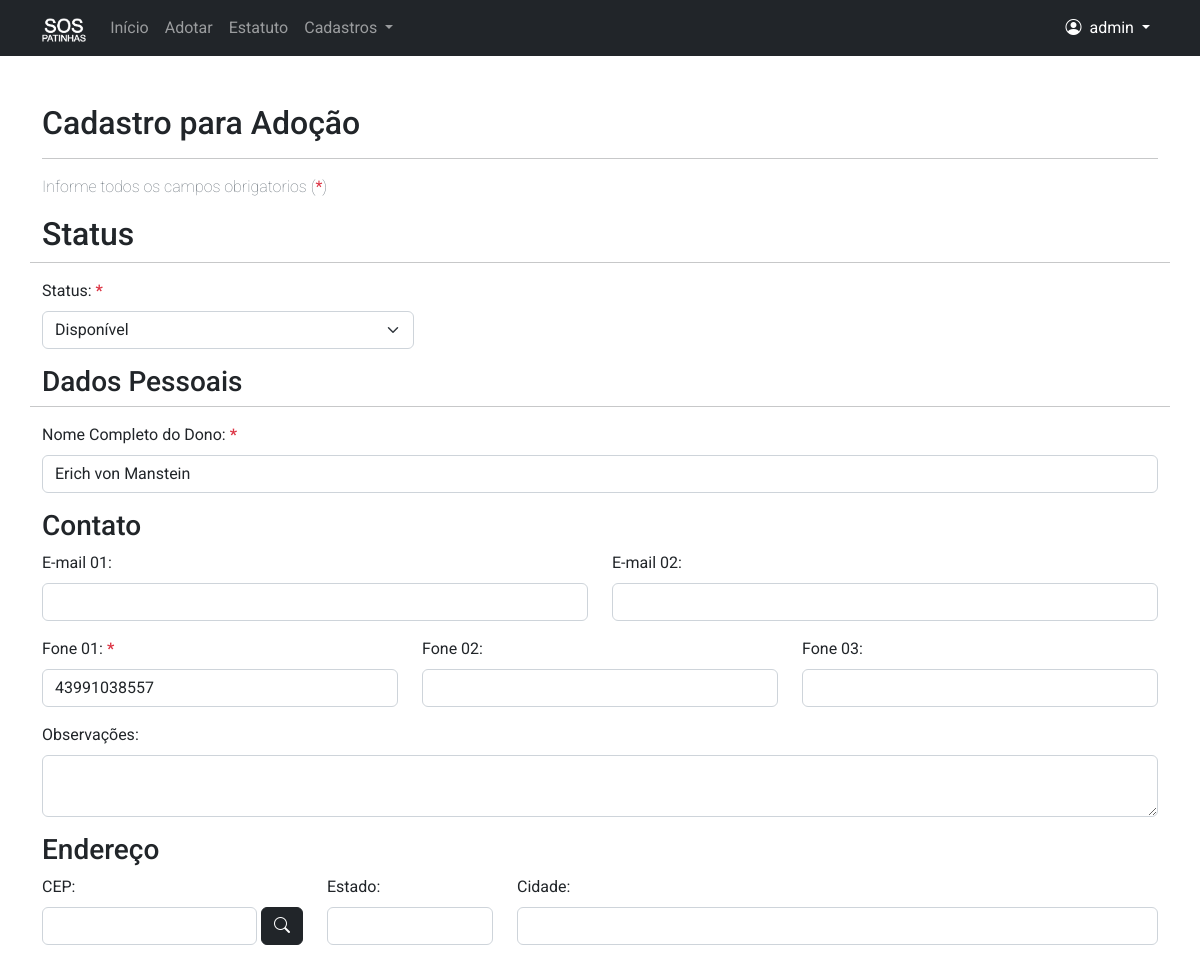
Before: /adocao/edit/4 (signed in, upper part) with the older database file.
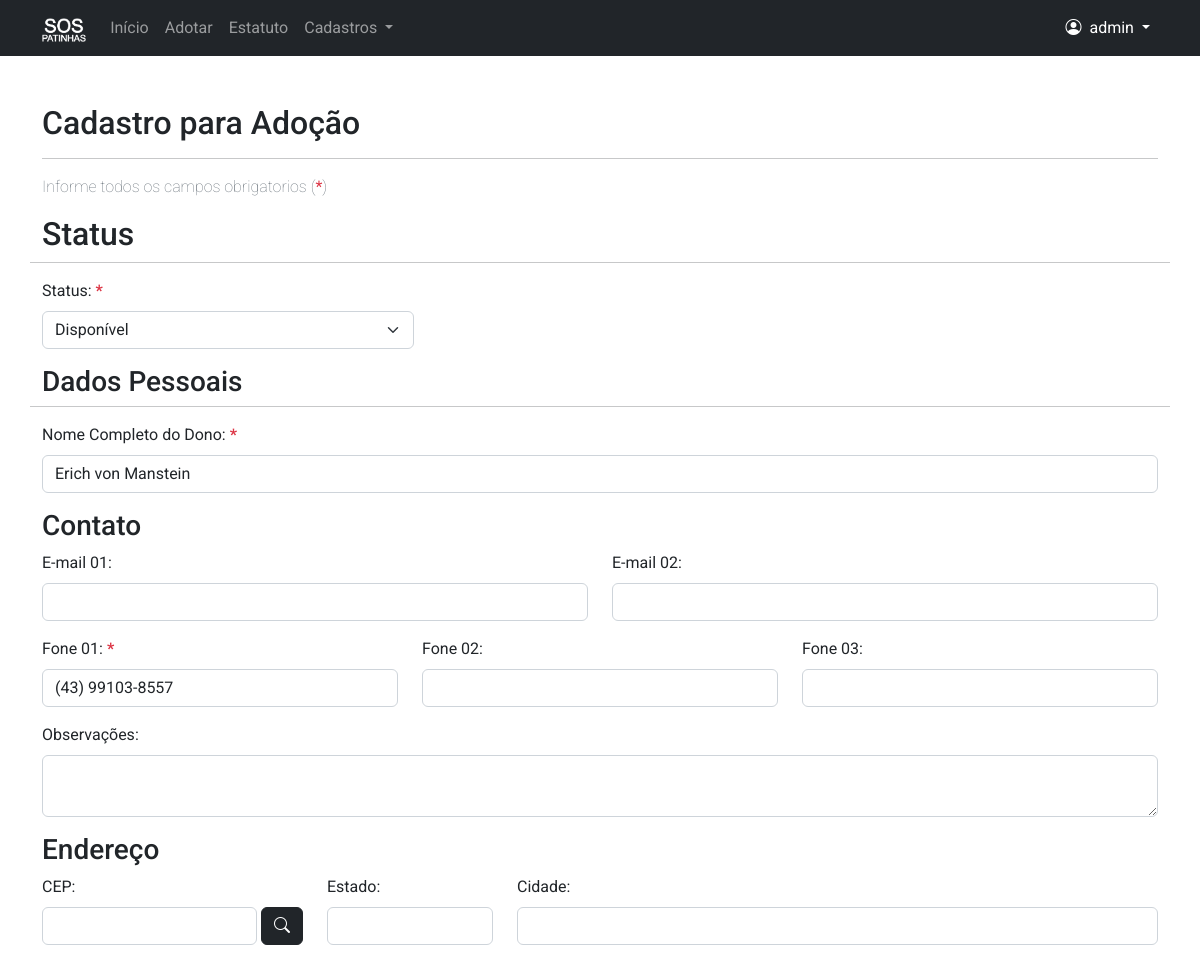
After: the same page with the newer database file.
### pet/models.py (models this page shows, shortened)
class Adocao(models.Model):
    VAR_SEXO = [
        ('Indefinido', 'Indefinido'),
        ('Macho', 'Macho'),
        ('Fêmea', 'Fêmea'),
    ]
    VAR_STATUS = [
        ('d', 'Disponível'),
        ('a', 'Adotado'),
        ('c', 'Adoção Cancelada'),
    ]
    VAR_IDADE = [
        ('Desconhecida', 'Desconhecida'),
        ('01 Mês', '01 Mês'),
        ('02 Mêses', '02 Mêses'),
        ('03 Mêses', '03 Mêses'),
        ('04 Mêses', '04 Mêses'),
        ('05 Mêses', '05 Mêses'),
        ('06 Mêses', '06 Mêses'),
        ('07 Mêses', '07 Mêses'),
        ('08 Mêses', '08 Mêses'),
        ('09 Mêses', '09 Mêses'),
        ('10 Mêses', '10 Mêses'),
        ('11 Mêses', '11 Mêses'),
        ('01 Ano', '01 Ano'),
        ('02 Anos', '02 Anos'),
        ('03 Anos', '03 Anos'),
        ('04 Anos', '04 Anos'),
        ('05 Anos', '05 Anos'),
        ('06 Anos', '06 Anos'),
        ('07 Anos', '07 Anos'),
        ('08 Anos', '08 Anos'),
        ('09 Anos', '09 Anos'),
        ('10 Anos', '10 Anos'),
        ('11 Anos', '11 Anos'),
        ('12 Anos', '12 Anos'),
        ('13 Anos', '13 Anos'),
        ('14 Anos', '14 Anos'),
        ('15 Anos', '15 Anos'),
        ('16 Anos', '16 Anos'),
        ('17 Anos', '17 Anos'),
        ('18 Anos', '18 Anos'),
        ('19 Anos', '19 Anos'),
        ('20 Anos', '20 Anos'),
        ('21 Anos', '21 Anos'),
        ('22 Anos', '22 Anos'),
        ('23 Anos', '23 Anos'),
        ('24 Anos', '24 Anos'),
        ('25 Anos', '25 Anos'),
        ('26 Anos', '26 Anos'),
        ('27 Anos', '27 Anos'),
        ('28 Anos', '28 Anos'),
        ('29 Anos', '29 Anos'),
        ('30 Anos', '30 Anos'),
    ]
    cadastrado_em = models.DateTimeField(auto_now_add=True)
    cadastrado_por = models.ForeignKey(User, on_delete=models.PROTECT, verbose_name='Cadastrante')
    nome_dono = models.CharField(
        max_length=200, verbose_name='Nome Completo do Dono')
    email_1 = models.EmailField(
        max_length=150, verbose_name='E-mail 01', null=True, blank=True)
    email_2 = models.EmailField(
        max_length=150, verbose_name='E-mail 02', null=True, blank=True)
    fone_1 = models.CharField(max_length=15, verbose_name='Fone 01')
    fone_2 = models.CharField(
        max_length=15, verbose_name='Fone 02', null=True, blank=True)
    fone_3 = models.CharField(
        max_length=15, verbose_name='Fone 03', null=True, blank=True)
    obs = models.TextField(
        max_length=2000, verbose_name='Observações', null=True, blank=True)
    cep = models.CharField(
        max_length=8, verbose_name='CEP', null=True, blank=True)
    estado = models.CharField(
        max_length=2, verbose_name='Estado', null=True, blank=True)
    cidade = models.CharField(
        max_length=200, verbose_name='Cidade', null=True, blank=True)
    bairro = models.CharField(
        max_length=200, verbose_name='Bairro', null=True, blank=True)
    endereco = models.CharField(
        max_length=250, verbose_name='Endereço', null=True, blank=True)
    numero = models.IntegerField(
        default=0, verbose_name='Número', null=True, blank=True)
    complemento = models.TextField(
        max_length=2000, verbose_name='Complemento', null=True, blank=True)
    nome_pet = models.CharField(max_length=200, verbose_name='Nome do Pet')
    idade = models.CharField(max_length=15, choices=VAR_IDADE)
    especie = models.ForeignKey(
        Especie, on_delete=models.PROTECT, verbose_name='Especie')
    raca = models.ForeignKey(
        Raca, on_delete=models.PROTECT, verbose_name='Raça')
    sexo = models.CharField(max_length=10, choices=VAR_SEXO)
    qualidades = models.CharField(max_length=2000, verbose_name='Qualidades')
    img = models.ImageField(upload_to='Adocao_fotos/', verbose_name='Foto')
    status = models.CharField(max_length=1, choices=VAR_STATUS)

### pet/views.py (the view)
# urls.py: path('adocao/edit/<int:pk>', PaginaCadastroAdotarEdit.as_view(), name='edit-pet'),
class PaginaCadastroAdotarEdit(LoginRequiredMixin, UpdateView):
    login_url = reverse_lazy('login')
    model = Adocao
    fields = [
        'nome_dono',
        'email_1',
        'email_2',
        'fone_1',
        'fone_2',
        'fone_3',
        'obs',
        'cep',
        'estado',
        'cidade',
        'bairro',
        'endereco',
        'numero',
        'complemento',
        'nome_pet',
        'idade',
        'especie',
        'raca',
        'sexo',
        'qualidades',
        'img',
        'status',
    ]
    template_name = 'pet/divulgar_cadastro.html'
    success_url = reverse_lazy('lista-pet')

### pet/models.py (called while the page is built)
    def __str__(self):
        return f"{self.nome}"

    def __str__(self):
        return f"{self.especie.nome} - {self.raca}"

### pet/templates/pet/divulgar_cadastro.html (shortened to what this page needs)
{% extends 'base.html' %}
{% load static %}
{% load widget_tweaks %}
{% block pagina %}
<div class="container py-5">
    <h2>Cadastro para Adoção</h2>
    <hr>
    <p class="text-secondary fw-lighter">
        Informe todos os campos obrigatorios (<span class="text-danger"><b>*</b></span>)
    </p>
    <form enctype="multipart/form-data" method="post">
        <div class="row">
            <h2>Status</h2>
            <hr>
        </div>
        <div class="col-sm-12 col-md-4 mb-3">
            <label for="id_status" class="form-label">Status: <span class="text-danger"><b>*</b></span></label>
            {{ form.status|add_class:"form-select" }}
        </div>
        <div class="row">
            <h3>Dados Pessoais</h3>
            <hr>
            <div class="col-sm-12 col-md-12 mb-3">
                <label for="id_nome-dono" class="form-label">Nome Completo do Dono: <span class="text-danger"><b>*</b></span></label>
                {{ form.nome_dono|add_class:"form-control" }}
            </div>
        </div>
        <h3>Contato</h3>
        <div class="row">
            <div class="col-sm-12 col-md-6 mb-3">
                <label for="id_email_1" class="form-label">E-mail 01:</label>
                {{ form.email_1|add_class:"form-control" }}
            </div>
            <div class="col-sm-12 col-md-6 mb-3">
                <label for="id_email_2" class="form-label">E-mail 02:</label>
                {{ form.email_2|add_class:"form-control" }}
            </div>
            <div class="col-sm-12 col-md-4 mb-3">
                <label for="id_fone_1" class="form-label telefone">Fone 01: <span class="text-danger"><b>*</b></span></label>
                {% render_field form.fone_1 class="form-control" onkeyup="mascaraFone1(event)" %}
            </div>
            <div class="col-sm-12 col-md-4 mb-3">
                <label for="id_fone_3" class="form-label telefone">Fone 02:</label>
                {% render_field form.fone_2 class="form-control" onkeyup="mascaraFone2(event)" %}
            </div>
            <div class="col-sm-12 col-md-4 mb-3">
                <label for="id_fone_3" class="form-label telefone">Fone 03:</label>
                {% render_field form.fone_3 class="form-control" onkeyup="mascaraFone3(event)" %}
            </div>
            <div class="col-sm-12 col-md-12 mb-3">
                <label for="id_obs" class="form-label">Observações:</label>
                {% render_field form.obs class="form-control" rows="2" %}
            </div>
        </div>
        <h3>Endereço</h3>
        <div class="row">
            <div class="col-sm-6 col-md-3 mb-3">
                <label for="div-cep" class="form-label d-block">CEP:</label>
                <div id="div-cep" class="d-inline-flex w-100">
                    {{ form.cep|add_class:"form-control" }}
                    <button type="button" onclick="pesquisacep(id_cep.value);" class="btn btn-dark ms-1">
                        <i class="bi bi-search" id="lupacep"></i>
                    </button>
                </div>
            </div>
            <div class="col-sm-6 col-md-2 mb-3">
                <label for="id_estado" class="form-label">Estado:</label>
                {{ form.estado|add_class:"form-control" }}
            </div>
            <div class="col-sm-12 col-md-7 mb-3">
                <label for="id_cidade" class="form-label">Cidade:</label>
                {{ form.cidade|add_class:"form-control" }}
            </div>
        </div>
    </form>
</div>
{% endblock %}

Changed rows visible on the page:
changed Adocao "Disponível": fone_1 "43991038557" → "(43) 99103-8557"
